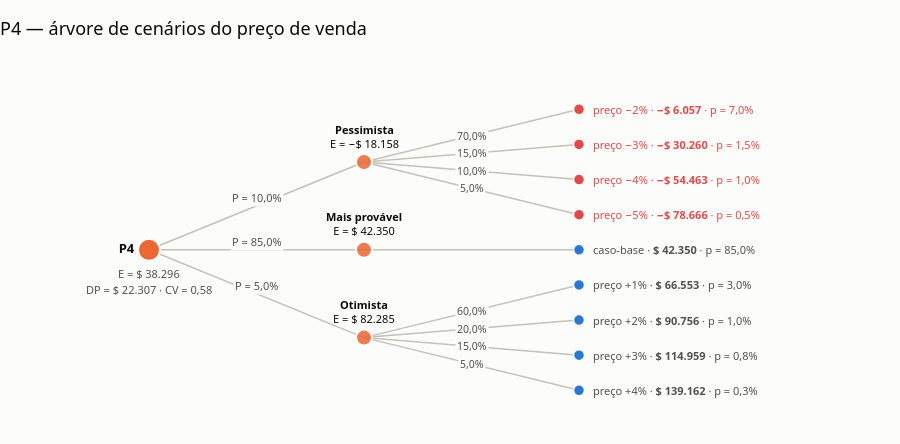

Notebook code for this chart:
### Code cell
fig = viz.grafico_arvore(ac, "P4", titulo="P4 — árvore de cenários do preço de venda")
viz.exportar(fig, f"{SAIDA}/arvore_p4")
fig

### Figure 1 — Plotly figure (JSON) as saved in the notebook; plotly's stock layout.template omitted (floating-point values rounded to 4 significant figures)
{"data": [{"hoverinfo": "skip", "line": {"color": "#c3c2b7", "width": 1.5}, "mode": "lines", "showlegend": false, "type": "scatter", "x": [0.0, 1.0, null, 0.0, 1.0, null, 0.0, 1.0, null, 1.0, 2.0, null, 1.0, 2.0, null, 1.0, 2.0, null, 1.0, 2.0, null, 1.0, 2.0, null, 1.0, 2.0, null, 1.0, 2.0, null, 1.0, 2.0, null, 1.0, 2.0, null], "y": [0.5, 0.8125, null, 0.5, 0.5, null, 0.5, 0.1875, null, 0.8125, 1.0, null, 0.8125, 0.875, null, 0.8125, 0.75, null, 0.8125, 0.625, null, 0.5, 0.5, null, 0.1875, 0.375, null, 0.1875, 0.25, null, 0.1875, 0.125, null, 0.1875, 0.0, null]}, {"hovertemplate": "<b>P4</b><br>E[VPL] = $ 38,296<br>DP = $ 22,307<br>CV = 0,58<extra></extra>", "marker": {"color": "#eb6834", "line": {"color": "#fcfcfb", "width": 2}, "size": 22}, "mode": "markers+text", "showlegend": false, "text": ["<b>P4</b>"], "textfont": {"color": "#0b0b0b", "size": 13}, "textposition": "middle left", "type": "scatter", "x": [0.0], "y": [0.5]}, {"hovertemplate": "<b>Pessimista</b><br>P = 10,0%<br>E[VPL | hipótese] = −$ 18.158<extra></extra>", "marker": {"color": "#eb6834", "line": {"color": "#fcfcfb", "width": 2}, "opacity": 0.85, "size": 16}, "mode": "markers", "showlegend": false, "type": "scatter", "x": [1.0], "y": [0.8125]}, {"hovertemplate": "<b>Mais provável</b><br>P = 85,0%<br>E[VPL | hipótese] = $ 42.350<extra></extra>", "marker": {"color": "#eb6834", "line": {"color": "#fcfcfb", "width": 2}, "opacity": 0.85, "size": 16}, "mode": "markers", "showlegend": false, "type": "scatter", "x": [1.0], "y": [0.5]}, {"hovertemplate": "<b>Otimista</b><br>P = 5,0%<br>E[VPL | hipótese] = $ 82.285<extra></extra>", "marker": {"color": "#eb6834", "line": {"color": "#fcfcfb", "width": 2}, "opacity": 0.85, "size": 16}, "mode": "markers", "showlegend": false, "type": "scatter", "x": [1.0], "y": [0.1875]}, {"hovertemplate": "<b>Pessimista · preço −2%</b><br>P conjunta = 7,0%<br>VPL = −$ 6.057<extra></extra>", "marker": {"color": "#e34948", "line": {"color": "#fcfcfb", "width": 1.5}, "size": 11}, "mode": "markers", "showlegend": false, "type": "scatter", "x": [2.0], "y": [1.0]}, {"hovertemplate": "<b>Pessimista · preço −3%</b><br>P conjunta = 1,5%<br>VPL = −$ 30.260<extra></extra>", "marker": {"color": "#e34948", "line": {"color": "#fcfcfb", "width": 1.5}, "size": 11}, "mode": "markers", "showlegend": false, "type": "scatter", "x": [2.0], "y": [0.875]}, {"hovertemplate": "<b>Pessimista · preço −4%</b><br>P conjunta = 1,0%<br>VPL = −$ 54.463<extra></extra>", "marker": {"color": "#e34948", "line": {"color": "#fcfcfb", "width": 1.5}, "size": 11}, "mode": "markers", "showlegend": false, "type": "scatter", "x": [2.0], "y": [0.75]}, {"hovertemplate": "<b>Pessimista · preço −5%</b><br>P conjunta = 0,5%<br>VPL = −$ 78.666<extra></extra>", "marker": {"color": "#e34948", "line": {"color": "#fcfcfb", "width": 1.5}, "size": 11}, "mode": "markers", "showlegend": false, "type": "scatter", "x": [2.0], "y": [0.625]}, {"hovertemplate": "<b>Mais provável</b><br>P conjunta = 85,0%<br>VPL = $ 42.350<extra></extra>", "marker": {"color": "#2a78d6", "line": {"color": "#fcfcfb", "width": 1.5}, "size": 11}, "mode": "markers", "showlegend": false, "type": "scatter", "x": [2.0], "y": [0.5]}, {"hovertemplate": "<b>Otimista · preço +1%</b><br>P conjunta = 3,0%<br>VPL = $ 66.553<extra></extra>", "marker": {"color": "#2a78d6", "line": {"color": "#fcfcfb", "width": 1.5}, "size": 11}, "mode": "markers", "showlegend": false, "type": "scatter", "x": [2.0], "y": [0.375]}, {"hovertemplate": "<b>Otimista · preço +2%</b><br>P conjunta = 1,0%<br>VPL = $ 90.756<extra></extra>", "marker": {"color": "#2a78d6", "line": {"color": "#fcfcfb", "width": 1.5}, "size": 11}, "mode": "markers", "showlegend": false, "type": "scatter", "x": [2.0], "y": [0.25]}, {"hovertemplate": "<b>Otimista · preço +3%</b><br>P conjunta = 0,8%<br>VPL = $ 114.959<extra></extra>", "marker": {"color": "#2a78d6", "line": {"color": "#fcfcfb", "width": 1.5}, "size": 11}, "mode": "markers", "showlegend": false, "type": "scatter", "x": [2.0], "y": [0.125]}, {"hovertemplate": "<b>Otimista · preço +4%</b><br>P conjunta = 0,3%<br>VPL = $ 139.162<extra></extra>", "marker": {"color": "#2a78d6", "line": {"color": "#fcfcfb", "width": 1.5}, "size": 11}, "mode": "markers", "showlegend": false, "type": "scatter", "x": [2.0], "y": [0.0]}], "layout": {"annotations": [{"bgcolor": "#fcfcfb", "font": {"color": "#52514e", "size": 11}, "showarrow": false, "text": "P = 10,0%", "x": 0.5, "y": 0.6562, "yshift": 8}, {"bgcolor": "#fcfcfb", "font": {"color": "#52514e", "size": 11}, "showarrow": false, "text": "P = 85,0%", "x": 0.5, "y": 0.5, "yshift": 8}, {"bgcolor": "#fcfcfb", "font": {"color": "#52514e", "size": 11}, "showarrow": false, "text": "P = 5,0%", "x": 0.5, "y": 0.3438, "yshift": 8}, {"bgcolor": "#fcfcfb", "font": {"color": "#52514e", "size": 10.5}, "showarrow": false, "text": "70,0%", "x": 1.5, "y": 0.9062}, {"bgcolor": "#fcfcfb", "font": {"color": "#52514e", "size": 10.5}, "showarrow": false, "text": "15,0%", "x": 1.5, "y": 0.8438}, {"bgcolor": "#fcfcfb", "font": {"color": "#52514e", "size": 10.5}, "showarrow": false, "text": "10,0%", "x": 1.5, "y": 0.7812}, {"bgcolor": "#fcfcfb", "font": {"color": "#52514e", "size": 10.5}, "showarrow": false, "text": "5,0%", "x": 1.5, "y": 0.7188}, {"bgcolor": "#fcfcfb", "font": {"color": "#52514e", "size": 10.5}, "showarrow": false, "text": "60,0%", "x": 1.5, "y": 0.2812}, {"bgcolor": "#fcfcfb", "font": {"color": "#52514e", "size": 10.5}, "showarrow": false, "text": "20,0%", "x": 1.5, "y": 0.2188}, {"bgcolor": "#fcfcfb", "font": {"color": "#52514e", "size": 10.5}, "showarrow": false, "text": "15,0%", "x": 1.5, "y": 0.1562}, {"bgcolor": "#fcfcfb", "font": {"color": "#52514e", "size": 10.5}, "showarrow": false, "text": "5,0%", "x": 1.5, "y": 0.09375}, {"font": {"color": "#52514e", "size": 11}, "showarrow": false, "text": "E = $ 38.296", "x": 0.0, "xanchor": "center", "y": 0.5, "yshift": -24}, {"font": {"color": "#52514e", "size": 11}, "showarrow": false, "text": "DP = $ 22.307 · CV = 0,58", "x": 0.0, "xanchor": "center", "y": 0.5, "yshift": -40}, {"align": "center", "font": {"color": "#0b0b0b", "size": 11}, "showarrow": false, "text": "<b>Pessimista</b><br>E = −$ 18.158", "x": 1.0, "y": 0.8125, "yshift": 26}, {"align": "center", "font": {"color": "#0b0b0b", "size": 11}, "showarrow": false, "text": "<b>Mais provável</b><br>E = $ 42.350", "x": 1.0, "y": 0.5, "yshift": 26}, {"align": "center", "font": {"color": "#0b0b0b", "size": 11}, "showarrow": false, "text": "<b>Otimista</b><br>E = $ 82.285", "x": 1.0, "y": 0.1875, "yshift": 26}, {"align": "left", "font": {"color": "#e34948", "size": 11}, "showarrow": false, "text": "preço −2% · <b>−$ 6.057</b> · p = 7,0%", "x": 2.0, "xanchor": "left", "xshift": 12, "y": 1.0}, {"align": "left", "font": {"color": "#e34948", "size": 11}, "showarrow": false, "text": "preço −3% · <b>−$ 30.260</b> · p = 1,5%", "x": 2.0, "xanchor": "left", "xshift": 12, "y": 0.875}, {"align": "left", "font": {"color": "#e34948", "size": 11}, "showarrow": false, "text": "preço −4% · <b>−$ 54.463</b> · p = 1,0%", "x": 2.0, "xanchor": "left", "xshift": 12, "y": 0.75}, {"align": "left", "font": {"color": "#e34948", "size": 11}, "showarrow": false, "text": "preço −5% · <b>−$ 78.666</b> · p = 0,5%", "x": 2.0, "xanchor": "left", "xshift": 12, "y": 0.625}, {"align": "left", "font": {"color": "#52514e", "size": 11}, "showarrow": false, "text": "caso-base · <b>$ 42.350</b> · p = 85,0%", "x": 2.0, "xanchor": "left", "xshift": 12, "y": 0.5}, {"align": "left", "font": {"color": "#52514e", "size": 11}, "showarrow": false, "text": "preço +1% · <b>$ 66.553</b> · p = 3,0%", "x": 2.0, "xanchor": "left", "xshift": 12, "y": 0.375}, {"align": "left", "font": {"color": "#52514e", "size": 11}, "showarrow": false, "text": "preço +2% · <b>$ 90.756</b> · p = 1,0%", "x": 2.0, "xanchor": "left", "xshift": 12, "y": 0.25}, {"align": "left", "font": {"color": "#52514e", "size": 11}, "showarrow": false, "text": "preço +3% · <b>$ 114.959</b> · p = 0,8%", "x": 2.0, "xanchor": "left", "xshift": 12, "y": 0.125}, {"align": "left", "font": {"color": "#52514e", "size": 11}, "showarrow": false, "text": "preço +4% · <b>$ 139.162</b> · p = 0,3%", "x": 2.0, "xanchor": "left", "xshift": 12, "y": 0.0}], "height": 444, "hovermode": "closest", "margin": {"b": 20, "l": 20, "r": 20, "t": 70}, "showlegend": false, "title": {"text": "P4 — árvore de cenários do preço de venda"}, "xaxis": {"range": [-0.6, 3.4], "visible": false}, "yaxis": {"range": [-0.12, 1.14], "visible": false}}}
